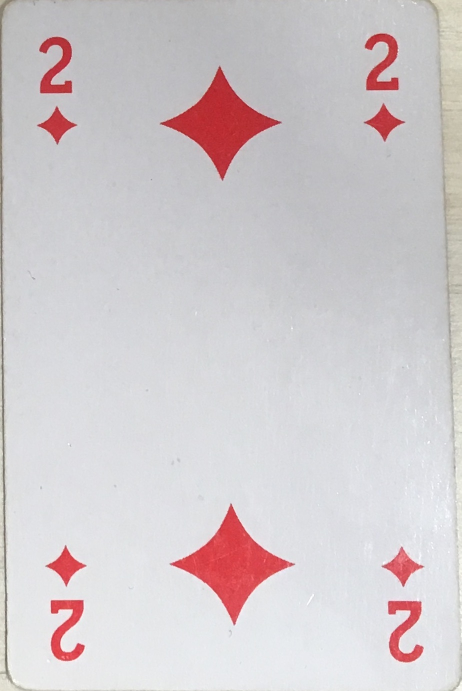
#> input picture test/0.JPG, 923 x 1382 px (shown at 1/2 size)
$ python -i cards_detector.py   (imports and definitions only)
#> lines starting #> are read from the running program, lines starting #| are printed output that depends on the picture; after the words box and inside, x2 and y2 are one past the last pixel; in counts of white or black regions, pixels touching at a corner belong together
### src/utils.py
import skimage.morphology as morpho

##### MATHEMATICAL MORPHOLOGY


def strel(shape, size):
    """returns the chosen structuring element
     'diamond'  closed ball for the  L1 of radius size
     'disk'     closed ball for the  L2 of radius size
     'square'   square  of size size
    """

    if shape == 'diamond':
        return morpho.selem.diamond(size)
    if shape == 'disk':
        return morpho.selem.disk(size)
    if shape == 'square':
        return morpho.selem.square(size)

    raise RuntimeError('Erreur dans fonction strel: forme incomprise')

### src/cards_detector.py
#!/usr/bin/env python3
# -*- coding: utf-8 -*-
"""
Created on Wed Nov 20 09:03:08 2019

@author: ath5247
"""

import numpy as np
import skimage.morphology as morpho
import matplotlib.pyplot as plt
import cv2

import utils

def shi(_img):
    plt.imshow(cv2.cvtColor(_img, cv2.COLOR_BGR2RGB))
    plt.show()


# [67 lines left out: functions order_points, four_point_transform, not called in this run]


def read_image(path):
    return cv2.imread(path)


def resize_image(img, scale=0.2):
    new_size = (int(img.shape[1] * scale), int(img.shape[0] * scale))
    return cv2.resize(img, new_size)


def select_val(img):
    img_hsv = cv2.cvtColor(img, cv2.COLOR_BGR2HSV)
    return img_hsv[:,:,2]


def fill_holes(img):
    img_seed = np.copy(img)
    img_seed[1:-1, 1:-1] = 255
    img_mask = img
    img_filled = morpho.reconstruction(img_seed, img_mask, method='erosion')

    return img_filled.astype(np.uint8)


def crop_transform(img_orig, img_bin):
    cards = []

    # detect the card shapes
    contours, _ = cv2.findContours(img_bin, cv2.RETR_TREE, cv2.CHAIN_APPROX_SIMPLE)

    contours = sorted(contours, key=cv2.contourArea, reverse=True)
    areas = [cv2.contourArea(cnt) for cnt in contours]
    cards_cnts = []
    # we assume that at least one card is present
    prev_area = areas[0]

    # filter only for actual single cards (no overlapping or incomplete ones)
    for cnt, area in zip(contours, areas):
        ratio = float(area) / prev_area
        if ratio > 0.5:
            cards_cnts.append(cnt)
            prev_area = area
        else:
            break

    for cnt in cards_cnts:
        err = 0.1 * cv2.arcLength(cnt, True)
        approx = cv2.approxPolyDP(cnt, err, True)

        several_cards = False

        if (len(approx) == 4):
            approx = approx.reshape((4, 2))

            img_cnt = np.zeros_like(img_bin, dtype=np.uint8)
            cv2.drawContours(img_cnt, [cnt], -1, 255, cv2.FILLED)
            img_approx = np.zeros_like(img_bin, dtype=np.uint8)
            cv2.fillConvexPoly(img_approx, approx, 255)
            img_diff = np.bitwise_xor(img_approx, img_cnt)
            img_ref = np.bitwise_or(img_approx, img_cnt)
            if np.count_nonzero(img_diff) / np.count_nonzero(img_ref) > 0.1:
                several_cards = True
            else:
                found_card = four_point_transform(img_orig, approx)
                ratio = found_card.shape[0] / found_card.shape[1]
                if not np.isclose(ratio, 3.5 / 2.5, rtol=0.3):
                    several_cards = True
                else:
                    cards.append(found_card)

        if (len(approx) > 4 or several_cards):
            pass

    return cards


def detect_cards(img):
    """
    Localize and extract all playing cards in the input image using OpenCV contour detection.
    After preprocessing and filtering all found cards will be morphed to be in a cropped, vertical, top-down position.
    :param img: Input image of a scene
    :return: Array of card images
    """

    # convert to grayscale
    img_gray = cv2.cvtColor(img, cv2.COLOR_BGR2GRAY)

    # preprocess image
    img_filled = fill_holes(img_gray)
    img_blur = cv2.GaussianBlur(img_filled, (7, 7), 0)
    img_open = cv2.morphologyEx(img_blur, cv2.MORPH_OPEN, utils.strel('diamond', 3))
    _, img_thr = cv2.threshold(img_open, 0, 255, cv2.THRESH_BINARY | cv2.THRESH_OTSU)

    # extract images
    found_cards = crop_transform(img, img_thr)
    return found_cards

>>> import cv2
>>> picture = cv2.imread('../test/0.JPG')
#> picture is the input picture: shape (1382, 923, 3); mean B, G, R 205.4, 202.7, 209.5
>>> result = detect_cards(picture)
#> in detect_cards, `img_gray = cv2.cvtColor(img, cv2.COLOR_BGR2GRAY)`:
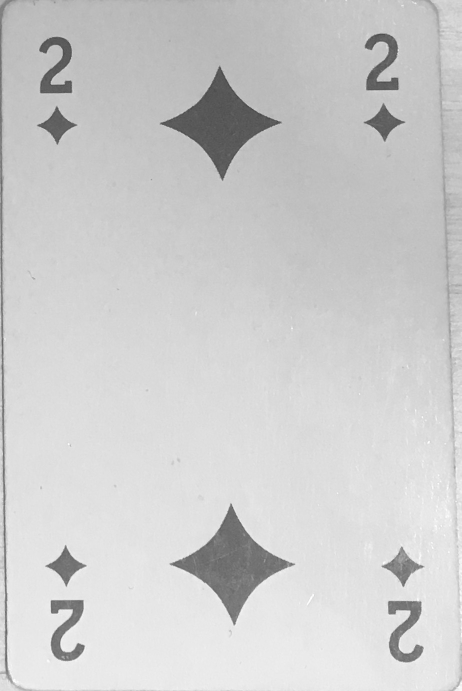
#> img_gray: shape (1382, 923) (shown at 1/2 size); min 65, max 255, mean 205
#> in fill_holes, `img_seed[1:-1, 1:-1] = 255`:
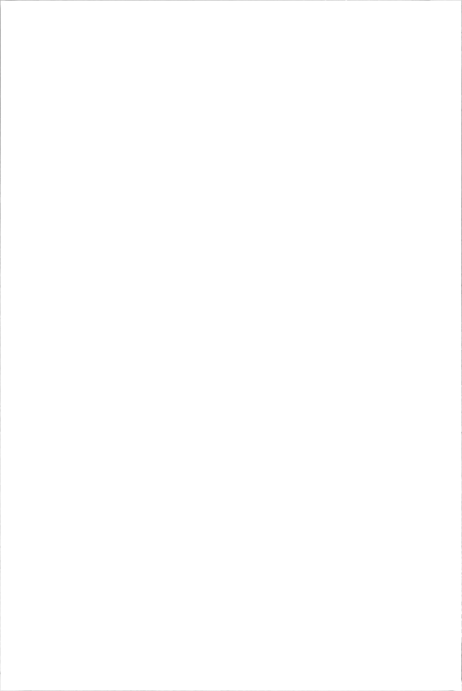
#> img_seed: shape (1382, 923) (shown at 1/2 size); min 110, max 255, mean 254.8
#> in fill_holes, `img_filled = morpho.reconstruction(img_seed, img_mask, method='erosion')`:
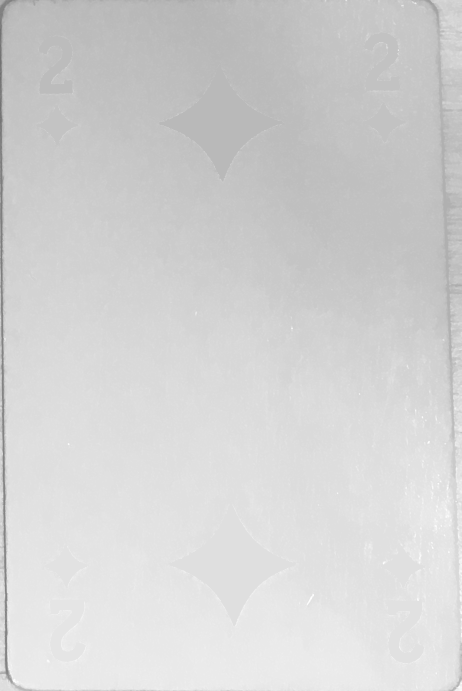
#> img_filled: shape (1382, 923) float64 (shown at 1/2 size); min 110, max 255, mean 210.5
#> in detect_cards, `_, img_thr = cv2.threshold(img_open, 0, 255, cv2.THRESH_BINARY | cv2.T..`:
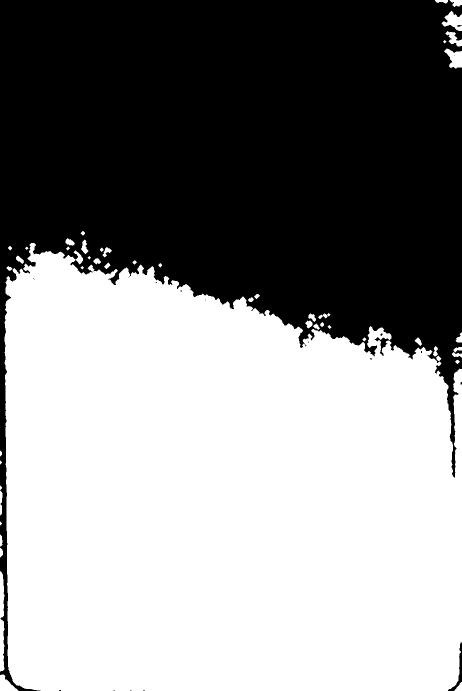
#> img_thr: shape (1382, 923) (shown at 1/2 size); 55.3% white; 18 black regions (15 under 20 px)
#> in crop_transform, `contours, _ = cv2.findContours(img_bin, cv2.RETR_TREE, cv2.CHAIN_APPRO..`: contours = 71 contours, 28 with area under 20; largest, box (x1, y1, x2, y2) and area: (9, 486, 923, 1382) 694773, (0, 1142, 9, 1343) 1260, (883, 22, 923, 62) 798, (888, 97, 923, 137) 782, (0, 1349, 37, 1382) 616
#> in crop_transform, `areas = [cv2.contourArea(cnt) for cnt in contours]`: areas = 71 values, max 694773 at index 0, min 2 at index 57, mean 9884.8
#> in crop_transform, `prev_area = areas[0]`: prev_area = 694773
#> the loop in crop_transform, `for cnt, area in zip(contours, areas):` made 2 passes
#> (area, ratio, prev_area) on pass 1: (694773, 1, 694773)
#> (area, ratio) on pass 2: (1259.5, 0.00181)
#> after the loop in crop_transform, `for cnt, area in zip(contours, areas):`: cards_cnts = 1 contour; box (x1, y1, x2, y2) and area: (9, 486, 923, 1382) 694773
#> the loop in crop_transform, `for cnt in cards_cnts:` made 1 pass
#> (err, approx, several_cards) on pass 1: (529.5, [[62, 486], [26, 1363], [908, 1372]], False)
#> after the loop in crop_transform, `for cnt in cards_cnts:`: cards = []; ratio = 0.00181
#> in detect_cards, `found_cards = crop_transform(img, img_thr)`: found_cards = []
#> result = []

$ run again, on test/10.JPG
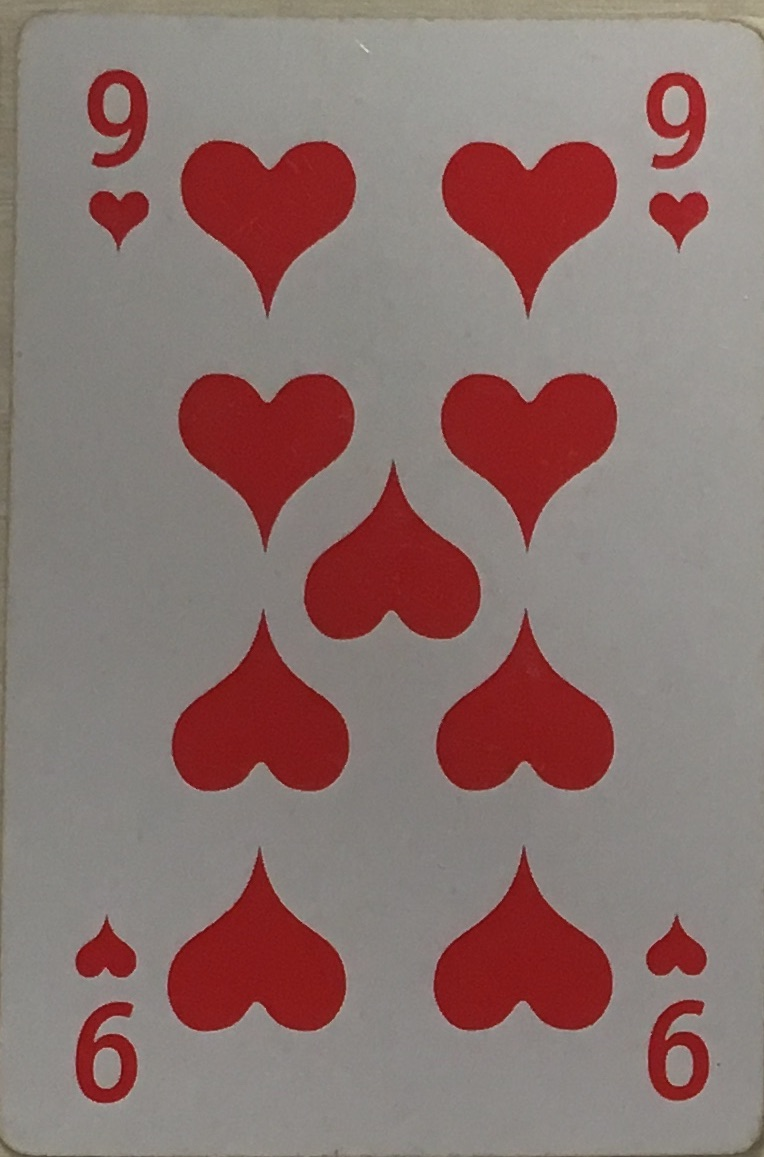
#> input picture test/10.JPG, 764 x 1157 px
#> picture is the input picture: shape (1157, 764, 3); mean B, G, R 112.1, 115.3, 139.7
#> in fill_holes, `img_seed[1:-1, 1:-1] = 255`:
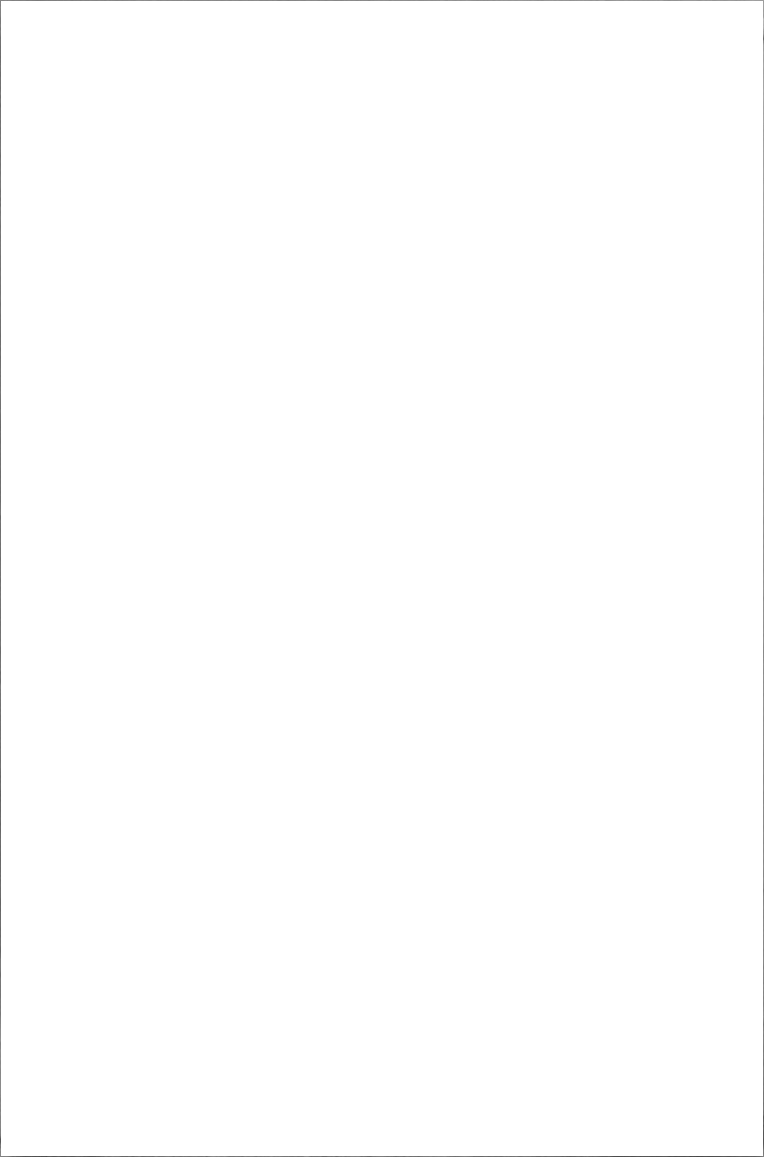
#> img_seed: shape (1157, 764); min 71, max 255, mean 254.4
#> in detect_cards, `_, img_thr = cv2.threshold(img_open, 0, 255, cv2.THRESH_BINARY | cv2.T..`:
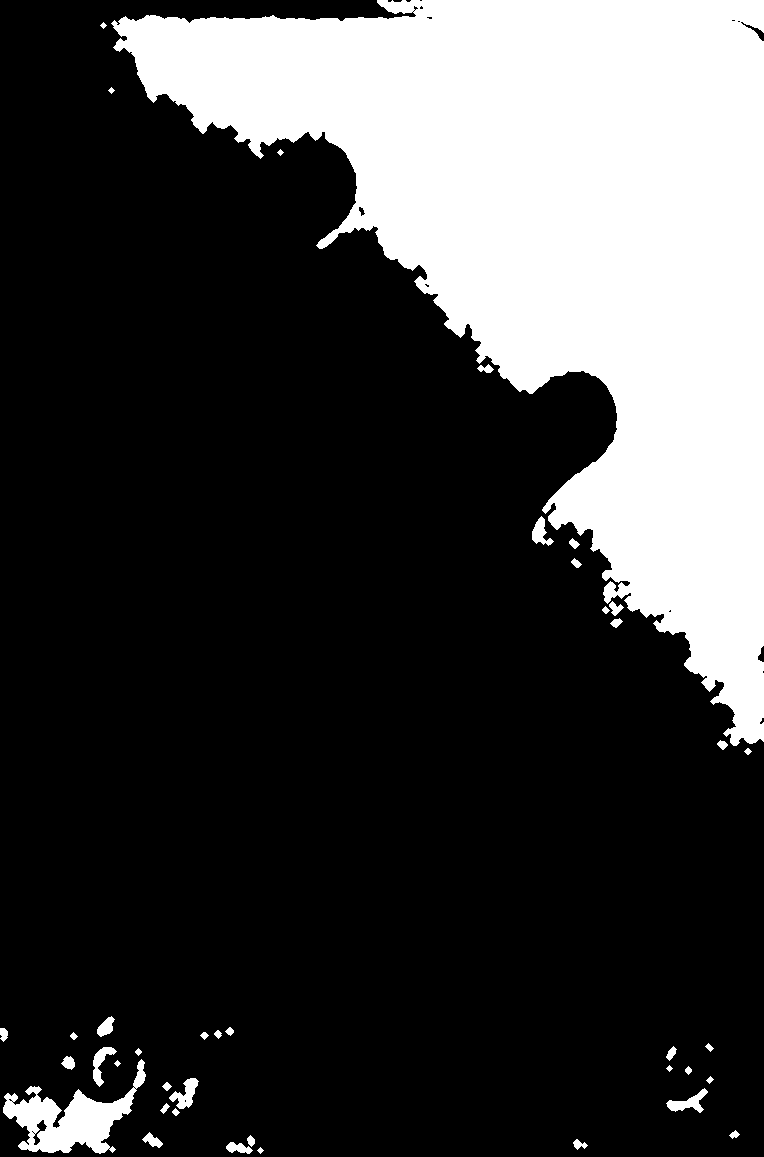
#> img_thr: shape (1157, 764); 25.3% white; 40 white regions
#> contours = 60 contours, 24 with area under 20; largest, box (x1, y1, x2, y2) and area: (111, 0, 764, 746) 213260, (3, 1059, 146, 1154) 5090, (169, 1078, 199, 1109) 388, (666, 1088, 708, 1113) 368, (93, 1047, 117, 1087) 322
#> areas = 60 values, max 213259.5 at index 0, min 2 at index 51, mean 3696.2
#> in crop_transform, `prev_area = areas[0]`: prev_area = 213259.5
#> the loop in crop_transform, `for cnt, area in zip(contours, areas):` made 2 passes
#> (area, ratio, prev_area) on pass 1: (213259.5, 1, 213259.5)
#> after the loop in crop_transform, `for cnt, area in zip(contours, areas):`: cards_cnts = 1 contour; box (x1, y1, x2, y2) and area: (111, 0, 764, 746) 213260
#> the loop in crop_transform, `for cnt in cards_cnts:` made 1 pass
#> (err, approx, several_cards) on pass 1: (362.7, [[114, 20], [763, 741], [763, 0]], False)
#> after the loop in crop_transform, `for cnt in cards_cnts:`: cards = []; ratio = 0.0239
#> found_cards = []

$ run again, on test/11.JPG
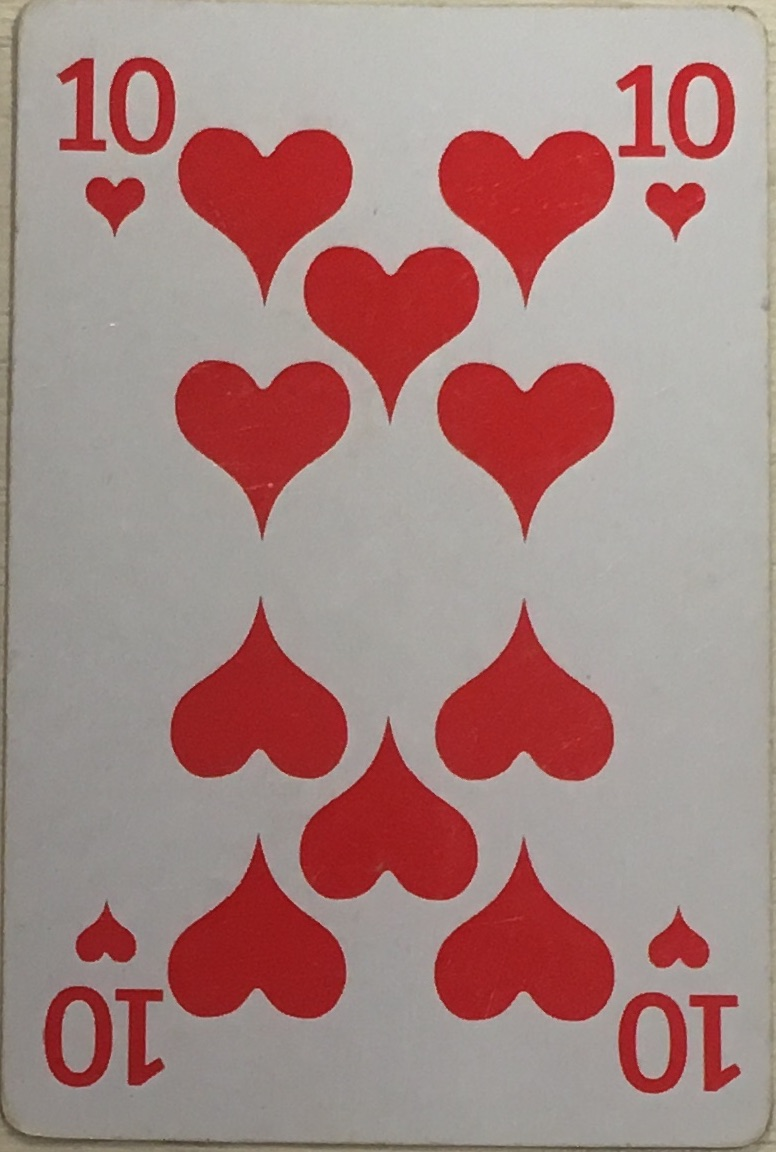
#> input picture test/11.JPG, 776 x 1152 px
#> picture is the input picture: shape (1152, 776, 3); mean B, G, R 130.6, 133.7, 166.2
#> in fill_holes, `img_seed[1:-1, 1:-1] = 255`:
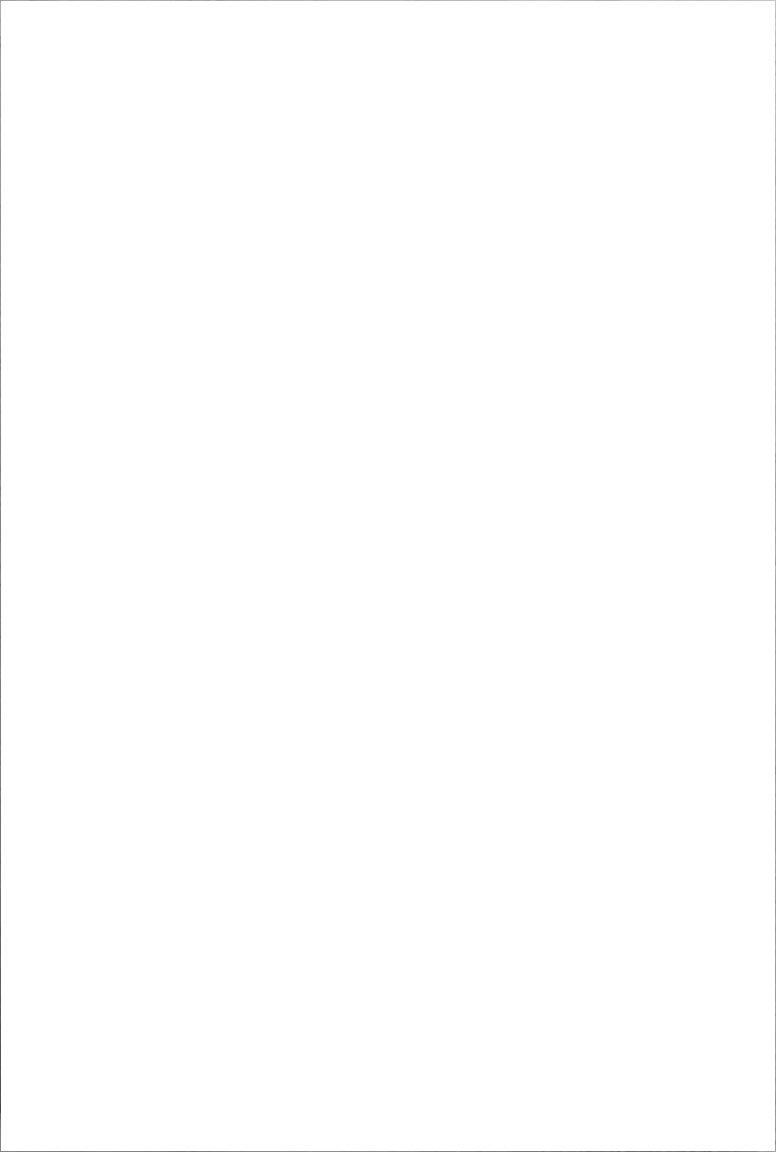
#> img_seed: shape (1152, 776); min 69, max 255, mean 254.6
#> in detect_cards, `_, img_thr = cv2.threshold(img_open, 0, 255, cv2.THRESH_BINARY | cv2.T..`:
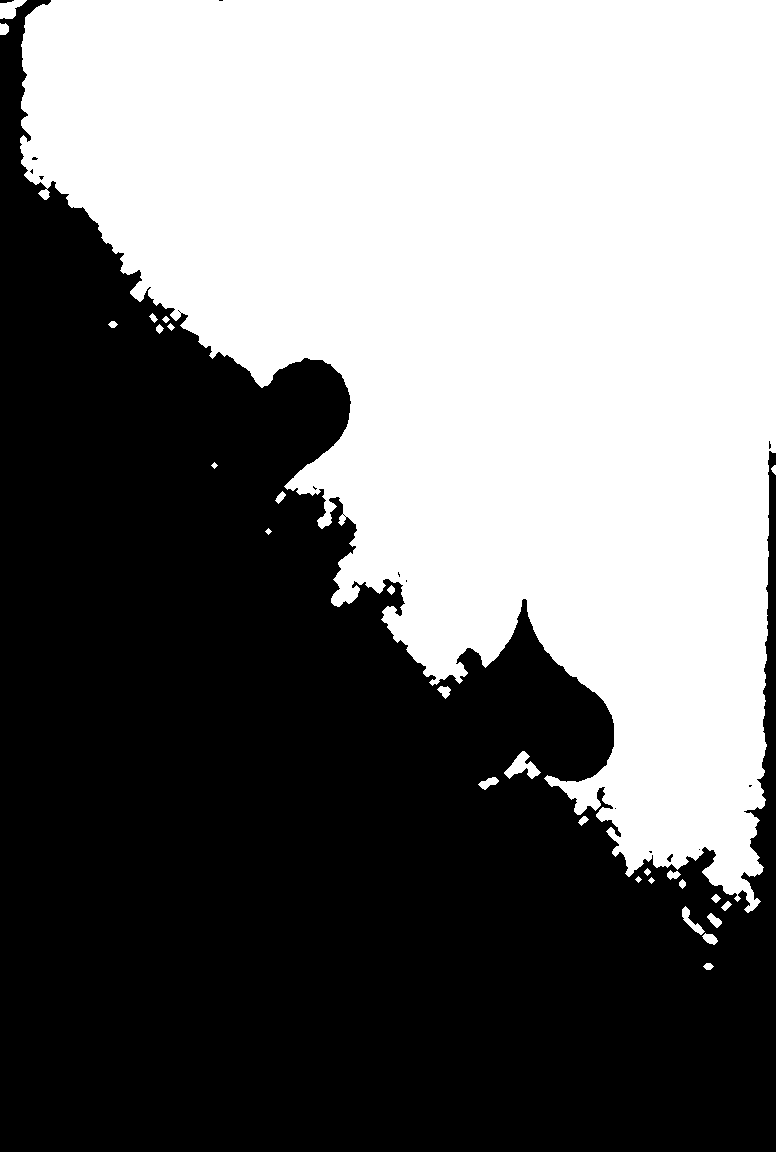
#> img_thr: shape (1152, 776); 46.4% white; 28 white regions
#> contours = 46 contours, 19 with area under 20; largest, box (x1, y1, x2, y2) and area: (20, 0, 776, 913) 410692, (504, 751, 541, 779) 425, (0, 0, 27, 19) 280, (682, 906, 705, 935) 180, (478, 777, 499, 790) 122
#> areas = 46 values, max 410692 at index 0, min 2 at index 38, mean 8975.5
#> in crop_transform, `prev_area = areas[0]`: prev_area = 410692
#> the loop in crop_transform, `for cnt, area in zip(contours, areas):` made 2 passes
#> (area, ratio, prev_area) on pass 1: (410692, 1, 410692)
#> after the loop in crop_transform, `for cnt, area in zip(contours, areas):`: cards_cnts = 1 contour; box (x1, y1, x2, y2) and area: (20, 0, 776, 913) 410692
#> the loop in crop_transform, `for cnt in cards_cnts:` made 1 pass
#> (err, approx, several_cards) on pass 1: (462.4, [[36, 7], [752, 910], [775, 0]], False)
#> after the loop in crop_transform, `for cnt in cards_cnts:`: cards = []; ratio = 0.00103
#> found_cards = []
